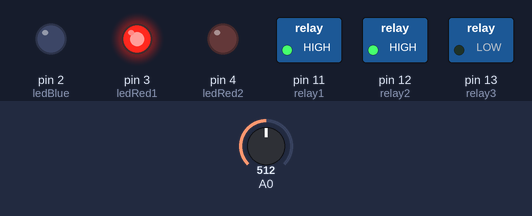
Simulated run of this sketch. Board: Arduino Uno, built with avr-gcc and run on an emulated ATmega328P. On the bench: switched loads named in the sketch (green lamp = pin HIGH), output pins drawn as LEDs (lit = HIGH). The test bench sets the inputs (shaded band); at power-on: A0 = 512.

Above: at 1.3 s.
1.4 s: A0 set to 493
At 2.7 s:
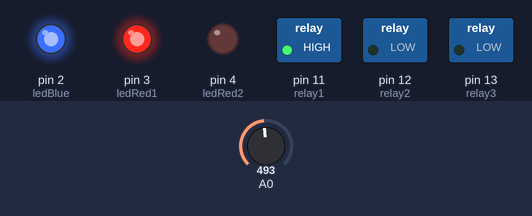
3.0 s: A0 set to 140
4.5 s: A0 set to 120
At 5.0 s:
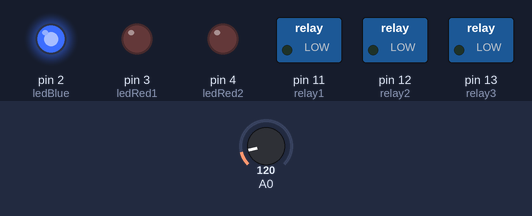
6.0 s: A0 set to 900
At 7.2 s:
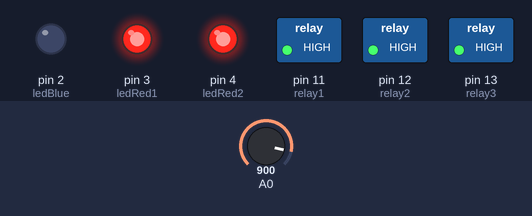
7.5 s: A0 set to 779
9.0 s: A0 set to 749
At 9.7 s:
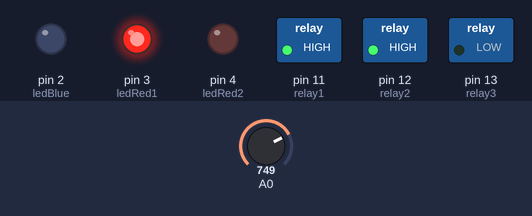
Timing chart, 0 to 11.5 s (numbered marks = the images above; inputs shaded):
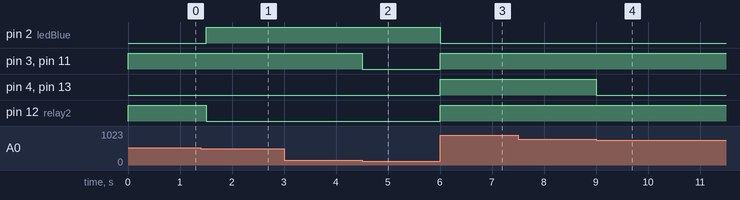

The sketch:

sketch_aug30a.ino
```cpp
/*const int ledPin =  13;      // the number of the LED pin

// Variables will change:
int ledState = LOW;             // ledState used to set the LED
long previousMillis = 0;        // will store last time LED was updated

// the follow variables is a long because the time, measured in miliseconds,
// will quickly become a bigger number than can be stored in an int.
long interval = 5000;           // interval at which to blink (milliseconds)

void setup() {
  // set the digital pin as output:
  pinMode(ledPin, OUTPUT);
}

void loop()
{
  // here is where you'd put code that needs to be running all the time.

  // check to see if it's time to bl&ink the LED; that is, if the
  // difference between the current time and last time you blinked
  // the LED is bigger than the interval at which you want to
  // blink the LED.
  unsigned long currentMillis = millis();

  if(currentMillis - previousMillis > interval) {
    // save the last time you blinked the LED
    previousMillis = currentMillis;

    // if the LED is off turn it on and vice-versa:
    if (ledState == LOW)
      ledState = HIGH;
    else
      ledState = LOW;

    // set the LED with the ledState of the variable:
    digitalWrite(ledPin, ledState);
  }
}*/

int valPot=0; //variable pour récupérer la tension aux bornes du potentiomètre traduite par le CAN . On l’initialise à 0.

int relay1 = 11;
int relay2 = 12;
int relay3 = 13;

int ledBlue = 2;
int ledRed1 = 3;
int ledRed2 = 4;


long interval = 500;

int maxValue = 1023;

void setup() {

  pinMode(relay1, OUTPUT);
  pinMode(relay2, OUTPUT);
  pinMode(relay3, OUTPUT);

  pinMode(ledBlue, OUTPUT);
  pinMode(ledRed1, OUTPUT);
  pinMode(ledRed2, OUTPUT);
 // Serial.begin(9600); //Initialisation de la communication avec la console

}


void loop() {

  valPot=analogRead(A0); //lit la tension, la convertit en valeur numérique et la stocke dans valeurPot

  if ( valPot < (maxValue + 1) /8 ) {
         digitalWrite(relay1, LOW);
         digitalWrite(relay2, LOW);
         digitalWrite(relay3, LOW);

         digitalWrite(ledBlue, HIGH);
         digitalWrite(ledRed1, LOW);
         digitalWrite(ledRed2, LOW);

         }
  else if ( valPot < (maxValue + 1) * 2. / 4. ) {
         digitalWrite(relay1, HIGH);
         digitalWrite(relay2, LOW);
         digitalWrite(relay3, LOW);

         digitalWrite(ledBlue, HIGH);
         digitalWrite(ledRed1, HIGH);
         digitalWrite(ledRed2, LOW);
         }
  else if ( valPot < (maxValue + 1) * 3. / 4. ) {
         digitalWrite(relay1, HIGH);
         digitalWrite(relay2, HIGH);
         digitalWrite(relay3, LOW);

         digitalWrite(ledBlue, LOW);
         digitalWrite(ledRed1, HIGH);
         digitalWrite(ledRed2, LOW);
         }

  else   {
         digitalWrite(relay1, HIGH);
         digitalWrite(relay2, HIGH);
         digitalWrite(relay3, HIGH);

         digitalWrite(ledBlue, LOW);
         digitalWrite(ledRed1, HIGH);
         digitalWrite(ledRed2, HIGH);

         }

  delay(interval);
}
```

Measured:
- the behaviour switches between 512 and 511 on A0 (found by bisection; images 0 and 1)
- the behaviour switches between 128 and 127 on A0 (found by bisection; images 1 and 2)
- the behaviour switches between 768 and 767 on A0 (found by bisection; images 3 and 4)
- after the input at 1.4 s, pin 2 (ledBlue): LOW → HIGH after 0.10 s; pin 12 (relay2): HIGH → LOW after 0.10 s
- after the input at 3.0 s, every drawn part: stays the same
- after the input at 4.5 s, pin 3 (ledRed1), pin 11 (relay1): HIGH → LOW at once
- after the input at 6.0 s, pin 2 (ledBlue): HIGH → LOW at once; pin 3 (ledRed1), pin 4 (ledRed2), pin 11 (relay1), pin 12 (relay2), pin 13 (relay3): LOW → HIGH at once
- after the input at 7.5 s, every drawn part: stays the same
- after the input at 9.0 s, pin 4 (ledRed2), pin 13 (relay3): HIGH → LOW at once
